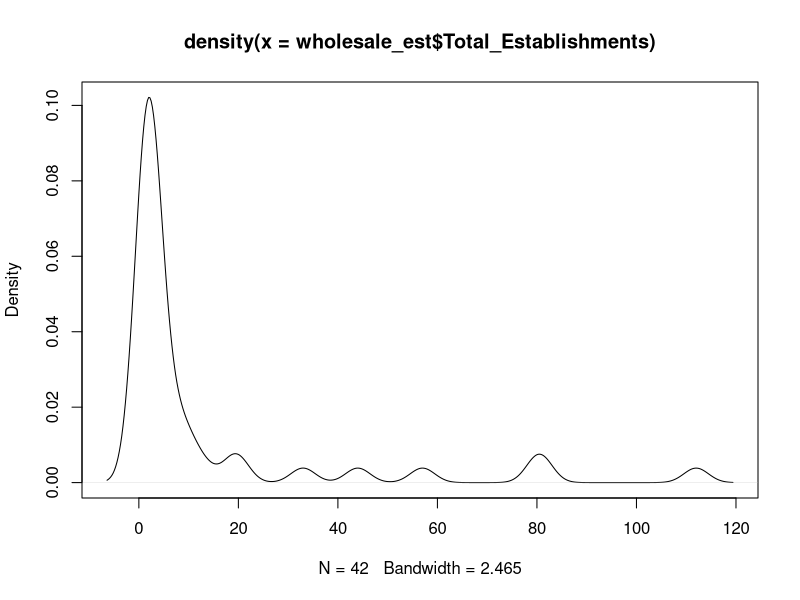
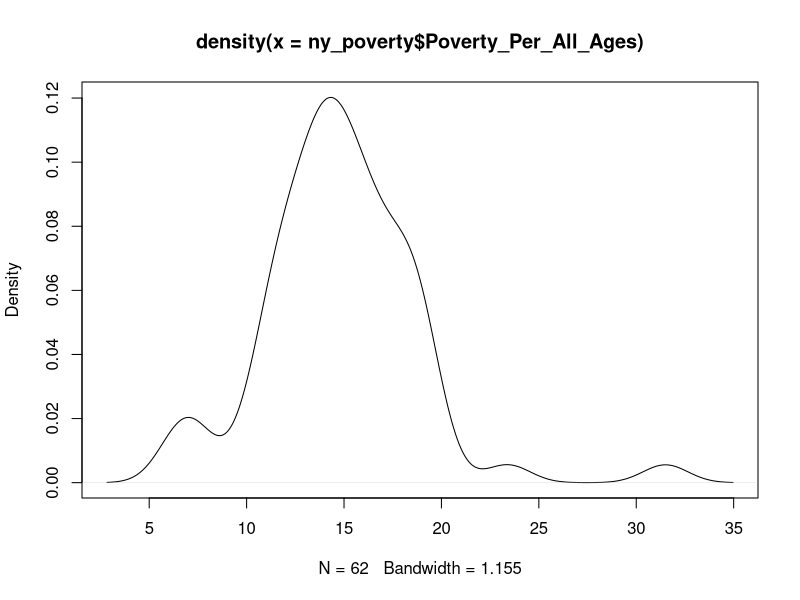

R code for these plots, in order: (Note: this script raises an error after producing the figures.)
#CIS512 Final Project R Code - Curtis Robbins
#Semester - Fall 2016

#%%%%%% LOADED PACKAGES %%%%%%

#Load the VIM and mice packages in R (used for inputing missing values in Dataset #4)>>>>>
#The following packages should also be loaded in RStudio before running: 
#"assertthat", datasets", "dplyr", "ggplot2", "graphics", "grDevices", "methods", "Rcpp", "reshape2", "scales", "stats" and "utils" 

#%%%%%% PHASE 1 - DATA CLEANING %%%%%%

#<<<<<<DATASET 1 - Load raw data for wholesale distribution by County FIPS>>>>>>
wholesale <- read.csv("ny_county_wholesale.csv", header = TRUE)

#------Examine the imported dataset------

#Display the first six records
head(wholesale)

#Descriptive stats - median and mean for each column
summary(wholesale)

#Display structure of the data frame (individual data types)
str(wholesale)

#Retrieve only those records with NAICS Codes 42448 and 42459
wholesale_dist <- subset(wholesale, NAICS_Code %in% c(42448,42459))

#Aggregate codes by county to calculate the total number of wholesale trade establishments by FIPS
wholesale_est <- aggregate (Total_Establishments~County_FIPS, sum,data=wholesale_dist)

#Use a Kernal Density Plot to view the distribution of wholesale establishments among counties
est_plot <-density(wholesale_est$Total_Establishments)
plot(est_plot)

#FINDINGS - urban counties closer to NYC have a higher number of wholesale trade establishments

#Dataset 1 (wholesale_est) - Wholesale Establishments by County - Cleaned


#<<<<<<DATASET 2 - Load raw data for poverty data by County FIPS>>>>>>
poverty <- read.csv("US_county_poverty.csv", header = TRUE)

#------Examine the imported dataset------

#Display the first six records
head(poverty)

#Descriptive stats - median and mean for each column
summary(poverty)

#Display structure of the data frame (individual data types)
str(poverty)

#Retrieve only poverty data for counties in New York State
ny_poverty <- subset(poverty, State %in% c('NY'))

#Remove New York State total record (row 1), creating file with only 62 counties
ny_poverty <- subset(ny_poverty, County_FIPS >0)

#Add leading zeros to County_FIPS to allow for combining of State and County FIPS codes
ny_poverty$County_FIPS <- formatC(ny_poverty$County_FIPS, width = 3, format = "d", flag = "0")

#Combine State_FIPS and County_FIPS to form FIPS field in table
ny_poverty$FIPS <- paste0(ny_poverty$State_FIPS,ny_poverty$County_FIPS)

#Change the order of columns so FIPS is first
ny_poverty <- ny_poverty[,c(12,1:11)]

#List rows of data that have missing values
ny_poverty[!complete.cases(ny_poverty),]

#No rows in the dataset have missing values, next identify any outliers in the dataset by graphing

#First begin by displaying structure of the data frame (individual data types)
str(ny_poverty)

#Since poverty percentage per all ages is a factor, it must be converted to a numeric value before graphing
ny_poverty$Poverty_Per_All_Ages <- as.numeric(as.character(ny_poverty$Poverty_Per_All_Ages))

#Use a Kernal Density Plot to view the distribution of poverty percentage all ages 
pov_plot <-density(ny_poverty$Poverty_Per_All_Ages)
plot(pov_plot)

#Based on graph, look specifically at counties with poverty percentages less than 10 and greater than 20

low_pov <- subset(ny_poverty, Poverty_Per_All_Ages <10)
#With Medium Household Income no less than $70K for these four counties, the low poverty rate is in line

high_pov <- subset(ny_poverty, Poverty_Per_All_Ages >20)
#With Medium Household Income of $34K and $48K respectively for Bronx and Kings County, poverty percentages remain very high because 
#of the concentration of poverty in this urban area;counties represent the Bronx and Brooklyn in the five boroughs of NYC. 

#FINDINGS - There are a total of 62 Counties in NYS

#Dataset 2 (ny_poverty) - Poverty by NYS County - Cleaned


#<<<<<<DATASET 3 - Load Drought data (2 files) by County FIPS>>>>>>
#See metadata file; both datasets are small enough that all pre-processing steps can be done in MS Excel.

severe_drought <- read.csv("ny_county_D2.csv", header = TRUE)
extreme_drought <- read.csv("ny_county_D3.csv", header = TRUE)

#Append extreme_drought classfication to severe_drought classification by county.
ny_drought_con <- merge(severe_drought,extreme_drought, by=c("FIPS", "State", "County"), all=TRUE)

#Replace remaining NAs under D3_Class with 0
ny_drought_con[is.na(ny_drought_con)] <- 0

#Dataset 3 (ny_drought_con) Drought Conditions by County - Cleaned


#<<<<<<DATASET 4 - Load raw data for farm data by County FIPS>>>>>>
farms <- read.csv("ny_county_farms.csv", header = TRUE)

#------Examine the imported dataset------

#Display the first six records
head(farms)

#Descriptive stats - median and mean for each column
summary(farms)

#Display structure of the data frame (individual data types)
str(farms)

#Check if there are any duplicate county records
n_occur <- data.frame(table(farms$County))
n_occur[n_occur$Freq > 1,]
farms[farms$County %in% n_occur$Var1[n_occur$Freq > 1],]

#Load raw data for County FIPS codes
FIPS <- read.csv("ny_county_FIPS.csv", header = TRUE)

#Display structure of the data frame (individual data types)
str(FIPS)

#Change the order of columns so County is first for appending
FIPS <- FIPS[,c("County","FIPS")]

#Change county field from lowercase to uppercase prior to merge
FIPS <- as.data.frame(sapply(FIPS, toupper))

#Append County FIPS to farms dataset
farms_FIPS <- merge(FIPS,farms, by=c("County"))

#List rows of data that have missing values
farms_FIPS[!complete.cases(farms_FIPS),]

#Results of analysis indicate that Putnum, Seneca and Westchester have missing data. 

#Use the mice function called "md.pattern" to get a better understanding of the pattern of missing data.
md.pattern(farms_FIPS)

#OPTION 1 - Try using a random sampling with replacement method to fill in the missing fields.
#One option is to use the R package: Multivariate Imputation by Chained Equations (mice) to calculate missing values in the dataset.
#Include Random Forest function as a regression and classification method to accommodate interactions and non-linearities.
#Data Source: http://r-statistics.co/Missing-Value-Treatment-With-R.html (Section 4.3 mice)

#miceMod <- mice(farms_FIPS[, !names(farms_FIPS) %in% "medv"], method="rf")  # perform mice imputation, based on random forests.
#farms_alldata <- complete(miceMod)  # generate the completed data
#anyNA(farms_alldata)

#The missing values are now populated.
#Look at the populated fields, do the numbers make sense?  Can cropped acres be more than farmed acres?
#After further review, the cropped acres field does not appear to be an independent variable.
#In fact there exists a distinct relationship between farmed acres and cropped acres.

#Therefore, peforming a bootstrapping analysis with mice (random forests) does not provide accurate results.

#OPTION 2 - Perform a linear regression analysis to determine an equation for calculating the missing fields.
with (farms_FIPS,plot (Farmed_Acres,Cropped_Acres))
lm(Cropped_Acres~Farmed_Acres,data=farms_FIPS)
abline(lm(Cropped_Acres~Farmed_Acres,data=farms_FIPS))

#Coefficients:
#(Intercept)  Farmed_Acres  
#1617.9660        0.4748 
#Equation of a line: y=mx+b
#Cropped_Acres=(.4748)*(Farmed_Acres) + 1617.97

#Check R2 value - This model accounts for 56% of the variance, a more accurate method for estimating the missing values. 
farms.lm <- lm(Cropped_Acres~Farmed_Acres,data=farms_FIPS)
summary(farms.lm)$r.squared
#R-Sq=.5641
summary(farms.lm)
#p-value=3.321e-10

#Populate missing Cropped_Acres fields by County using the regression equation.
#Putnum County = 3490
farms_FIPS[35,5]=(farms_FIPS[35,4] * .4748) + 1617.97
#Seneca County = 63,210
farms_FIPS[41,5]=(farms_FIPS[41,4] * .4748) + 1617.97
#Westchester County = 4,680
farms_FIPS[51,5]=(farms_FIPS[51,4] * .4748) + 1617.97

#Round new values under Cropped_Acres to zero decimal places
farms_FIPS$Cropped_Acres <- round(farms_FIPS$Cropped_Acres, digits=-1)

#Replace remaining NAs under Acres_Rented fields with 0 since Acres_Rented = Total Acres
farms_FIPS[is.na(farms_FIPS)] <- 0

#Create new field titled "Avg_CA_Per_Farm" = Average Cropped Acres Per Farm rounded to zero decimal places 
farms_FIPS$Avg_CA_Per_Farm <- with(farms_FIPS, round(Cropped_Acres/Total_Farms),0)

#Next display descriptive stats and structure of the new data frame
summary(farms_FIPS)
str(farms_FIPS)

#Use a Kernal Density Plot to view the distribution of small farms <= 100 cropped acres
sf_plot <-density(farms_FIPS$Avg_CA_Per_Farm)
plot(sf_plot)

small_farms <- subset(farms_FIPS, Avg_CA_Per_Farm <=100)
#27 out of 53 counties with an agricultural district in NYS have been identified as having 
#average cropped acres per farm <100 (concentration of small farms)
#Note: Using the bootstrapping method for missing values only 26 counties were identified.

#Dataset 4 (small_farms) - NYS Counties with a High Concentration of Small Farms - Cleaned

#<<<<< All coding complete - All 5 Datasets ready for analysis (11-07-16)>>>>>
#<<<<< Dataset #4 revised after further review of bootstrapping analysis (11-22-16)>>>>>


#%%%%%% PHASE 2 - ANALYSIS STAGE %%%%%%

#To prepare for the first stage of the analysis begin by merging the following datasets.

#Perform a left outer join of the small_farms dataset and the remaining 3 data frames.
farms_alldata <- merge(small_farms,ny_drought_con, by=c("FIPS"), all.x=TRUE)
farms_alldata <- merge(farms_alldata,wholesale_est, by.x=c("FIPS"), by.y=c("County_FIPS"), all.x=TRUE)
farms_alldata <- merge(farms_alldata,ny_poverty, by=c("FIPS"), all.x=TRUE)

#Create a function to remove all of the unwanted columns after merging and rename columns accordingly.
col.dont.want <- c("State.x", "County.y", "State_FIPS", "County_FIPS", "State.y", "County", "Acres_Owned", "Acres_Rented", "Poverty_Est_All_Ages", 
  "Poverty_Est_Age_0.17","Poverty_Per_Age_.0.17", "Poverty_Est_Age_5.17", "Poverty_Per_Age_5.17", "Med_HH_Inc")
analysis_dataset <- farms_alldata[,!names(farms_alldata) %in% col.dont.want,drop=F]
names(analysis_dataset)[names(analysis_dataset)=="County.x"]<-"County"

#Replace remaining NAs under farms_alldata fields with 0
analysis_dataset[is.na(analysis_dataset)] <- 0

#Display structure of the data frame (individual data types)
str(analysis_dataset)
summary(analysis_dataset)

#Convert all integers (Total_Acres, Farmed_Acres and Total_Farms) to numeric values before categorizing.
analysis_dataset$Total_Acres <- as.numeric(as.character(analysis_dataset$Total_Acres))
analysis_dataset$Farmed_Acres <- as.numeric(as.character(analysis_dataset$Farmed_Acres))
analysis_dataset$Total_Farms <- as.numeric(as.character(analysis_dataset$Total_Farms))

#Because the dataset has a unique field for each county (27 different FIPS codes), a decision tree in R could not be used.
#Instead, a scoring matrix will be utilized to rank each county based on the predetermined categorical variables.

#Begin by assigning scores (low = 1 /average = 3 / high = 5) across the 4 categorical variables for each county.
#Based on the counting principle, this will produce 81 different combinations (3x3x3x3).

#Determine distribution ranges for data by calculating the mean and standard deviation for each field to be used in the analysis:
#Total_Farms, Total_Establishments and Poverty_Per_All_Ages (Note: Drought is already classified as extreme and severe)
sd(analysis_dataset$Poverty_Per_All_Ages,na.rm=FALSE) #SD 3.858 and Mean is 14.07 (Class: Low<10.2 / Average 10.2-17.9 / High>17.9)
sd(analysis_dataset$Total_Establishments,na.rm=FALSE) #SD 7.111 and Mean is 3.481 (Class: Low<1 / Average 1-10.6 / High>10.6)
sd(analysis_dataset$Total_Farms,na.rm=FALSE) #SD 350.175 and Mean is 544.9 (Class: Low<194.7 / Average 194.7-895.1 / High>895.1)

#Next classify the above fields based on the calculated distribution ranges.
analysis_dataset$farms.type<-ordered(cut(analysis_dataset$Total_Farms,c(0,195,895,1600), labels=c(1,3,5)))
analysis_dataset$poverty.type<-ordered(cut(analysis_dataset$Poverty_Per_All_Ages,c(0,10.2,17.9,20), labels=c(1,3,5)))
analysis_dataset$establishments.type<-ordered(cut(analysis_dataset$Total_Establishments,c(-1,.95,11,35), labels=c(1,3,5)))

#Create a function to convert the rankings to numeric values, retaining the original values (1,3,5)
as.numeric.factor <- function(x) {as.numeric(levels(x))[x]} 
analysis_dataset$farms.score <- as.numeric.factor (analysis_dataset$farms.type)
analysis_dataset$poverty.score <- as.numeric.factor (analysis_dataset$poverty.type)
analysis_dataset$establishments.score <- as.numeric.factor (analysis_dataset$establishments.type)

#Classify the Drought field as Normal = 1 / Severe = 3 / Extreme = 5
analysis_dataset$drought.score<-ifelse(analysis_dataset$D3_Class>0,5, ifelse(analysis_dataset$D2_Class>0,3,1))

#Create a new total.score field by aggregating all 4 scores in the dataset.
analysis_dataset$total.score <-analysis_dataset$farms.score + analysis_dataset$poverty.score + analysis_dataset$establishments.score + analysis_dataset$drought.score

#Determine the capacity for expansion of cropped acres among the three counties.
#Begin by determining the additional capacity for crop acres using the previous regression equation for cropped acres vs. farmed acres (Dataset 4)
#Cropped_Acres=(.4748)*(Farmed_Acres) + 1617.97

#Create a function to automate the calculation. 
regression.eq <- function(x) {as.numeric((.4748)*(x)) + 1617.97} 
analysis_dataset$capacity <- regression.eq (analysis_dataset$Farmed_Acres)

#Determine the percentage that cropped acres can proportionally increase before increasing farmed acres.
analysis_dataset$per.increase <- ((analysis_dataset$capacity - analysis_dataset$Cropped_Acres)/analysis_dataset$Cropped_Acres) * 100

#Prioritize counties based on their opportunities and challenges.

#Step 1: Identify counties with total scores >= 16 and drought.score >1 (severe and extreme drought conditions) 
inv_counties <- subset(analysis_dataset, total.score >= 16 & drought.score >1 )
#The analysis identified three prospective counties as potential candidates for investment.
#Chautauqua County (FIPS Code = 36013), Chemung County (FIPS Code = 36015) and Wayne County (FIPS Code = 36117)

#Step 2: From the remaining counties, identify a single county for investment (greatest potential for increasing cropped acres = largest per.increase value) 
target_co <- head(inv_counties[order(inv_counties$per.increase, decreasing=T),],n = 1)

#Final Results - Wayne County will be targeted for investment because they can potentially increase their cropped acres by 360%,
#before investing in additional farmed acres, offering both short-term (drought) and long-term (increased production) economic growth opportunities.
#%%%%%%%%%% Code and Analysis Complete %%%%%%%%%%%


#%%%%%%%%%% Supporting Graphics for Project %%%%%%%%%%%%

#Linear Regression Plot

with (farms_FIPS, plot(Farmed_Acres, Cropped_Acres, 
                       pch = 20, cex = 2.0, col="blue", main = "Farmed Acres vs. Cropped Acres", sub = "(Scatter Plot with Regression Line)", 
                       xlab = "Farmed Acres", ylab = "Cropped Acres",
                       xlim = c(0,300000), ylim = c(0,200000)))
lm(Cropped_Acres~Farmed_Acres,data=farms_FIPS)
abline(lm(Cropped_Acres~Farmed_Acres,data=farms_FIPS))

#Select a subset of variables to create a heatmap
myvars <- c("County", "farms.score", "poverty.score", "establishments.score", "drought.score")
plotdata <- analysis_dataset[myvars]
plotdata <- arrange(plotdata, desc(County))

#Heatmap for Data Visualization
data.m <- melt(plotdata)
heatmap <- ggplot(data.m, aes(variable,County)) +
  geom_tile(aes(fill=value),colour="white") + 
  scale_fill_gradient(low = "white", high = "steelblue")
print(heatmap)

#%%%%%%%%%% Supporting Graphics Complete %%%%%%%%%%%



